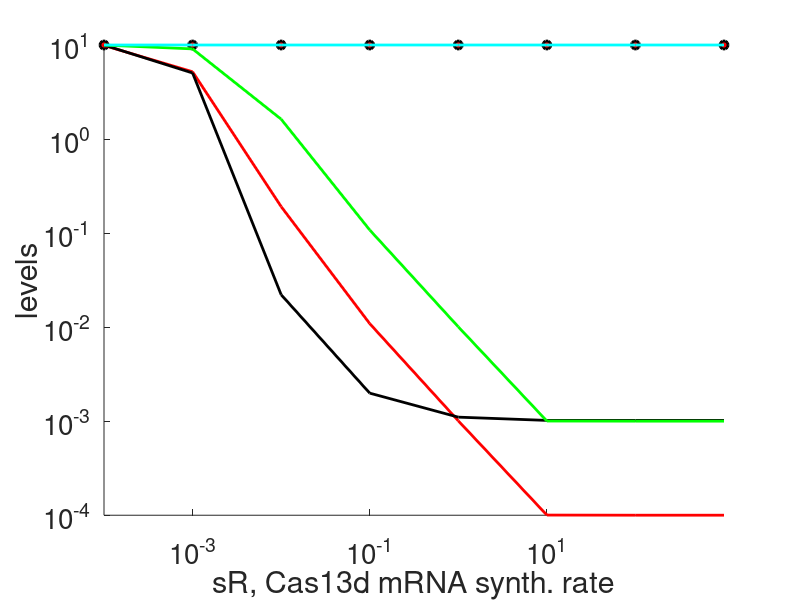

Recreate this plot in MATLAB. (Note: this script raises an error after producing the figure.)
clearvars;% close all;

%% Constants
sRrange=[0.0001 0.001 0.01 0.1 1 10 100 1000];  %Cas13d mRNA synthesis rate

plot_hill = true; %boolean operator, plot hill is true
plot_hf = true; %boolean operator, plot hf is true

sG=100;       %crRNA synthesis rate for model 1
gG=0.1;     %crRNA degradation rate for model 1
%sR=1;
gR=0.1;     %Cas13d mRNA degradation
sC=1;       %Cas13d protein synthesis rate
gC=0.01;    %Cas13d protein decay rate
gA=gC;      %activated Cas13d protein decay rate
gH=gC;      %hyperactivated Cas13d protein decay rate
sT=1;       %target RNA synthesis rate
gT=0.1;     %target RNA decay rate
sN=1;       %nontarget RNA synthesis rate
gN=0.1;     %nontarget RNA decay rate
a=1;        %Cas13d-crRNA bindng rate, complex activation
h=10;       %actCas13d-targetRNA bindng rate, complex hyperactivation
cT=10;      %set this to 0 to eliminate target cutting by hyperactive Cas13d
cN=10;
%c=10;       %targetRNA and nontargetRNA binding/cutting rate
gU=10*gR;   %unstable, poly(A)-less mRNA decay rate

T0=sT/gT*ones(size(sRrange)); %target RNA synthesis / target RNA decay should give steady state target RNA level.
N0=sN/gN*ones(size(sRrange));

%T0 tests for the steady state at different Cas13d mRNA synthesis rates.
%N0 tests for steady state of nontarget RNA

%% Constitutive guide
%% binding affinity * synthesis rate of crRNA * gG degradation rate * degradation rate * synthesis rate.
%% formation of Cas13d-crRNA complex * total degradation of both crRNA/Cas13d * binding interaction between cas13d  & rna.
C1t1=(a*sG + gG*gC - a*sC*sRrange/gR);
% binding rate * crRNA synthesis rate + decay * decay
C1t2=4*a*gC*gG*sC*sRrange/gR;

C1=( -C1t1 + sqrt(C1t1.^2 + C1t2) )/(2*a*gC);
G1=sG./(gG+a*C1);

h = 1;

eta1 = a.*C1.*G1;
T1t1 = h*eta1+gA*gT-sT*h;
T1t2 = 4*(cT*h*eta1*sT+sT*gA*gT*h); % cT instead of c?
T1t3 = 2*((cT*h*eta1/gA)+gT*h);
T1 = ( -T1t1 + sqrt(T1t1.^2 + T1t2) )./(T1t3);

A1 = eta1./(h*T1+gA);
H1 = h.*A1.*T1./gA;

% adding hill term if needed, and extra logic for cT == 0
if cT == 0 && plot_hill
    % BELOW: H=1
    T1_hill = [9.99001, 9.9001, 9.00112, 0.311317, 0.00111099, 0.000101332, 0.000101009, 0.000101009];
    N1_hill = [9.99004, 5.03247, 0.0200048, 0.00104302, 0.00101001, 0.00100991, 0.00100991, 0.00100991];

else
    cN1 = cN;
    N1 = sN ./ (gN+cN1.*H1);
    % MM for cT -> copy and pasted w/ help from Mathematica
    % BELOW: CT = 1, h = 1
    T1_hill = [9.89227, 5.19493, 0.191304, 0.0109042, 0.00100901, 0.000100407, 0.00010009, 0.00010009];
    % BELOW: h = 1, cn = 10, L = 10
    N1_hill = [9.99004, 5.03928, 0.0221257, 0.00198716, 0.00110395, 0.0010193, 0.00101927, 0.00101927];
end




% hfCas13d

T1t1_hf = (h/10)*eta1+gA*gT-sT*(h/10);
T1t2_hf = 4*((h/10)*(h/10)*eta1*sT+sT*gA*gT*(h/10)); % cT instead of c?
T1t3_hf = 2*(((h/10)*(h/10)*eta1/gA)+gT*(h/10));
T1_hf = ( -T1t1_hf + sqrt(T1t2_hf.^2 + T1t2_hf) )./(T1t3_hf);

A1_hf = eta1./((h/10)*T1_hf+gA);
H1_hf = (h/10).*A1_hf.*T1_hf./gA;
N1_hf = sN./(gN+0*H1_hf);

% hfCas13d_hill, using Mathematica (just adjusting rates as needed), eta is
% the same
T1_hfhill = [9.98041, 9.09167, 1.62626, 0.107975, 0.0100809, 0.00100398, 0.00100081, 0.00100081];
N1_hfhill = N0; % cN = 0

%% Coexpressed guide
%R2t1=( a*sC*sRrange/gU - a*gU*sRrange/gU - gR*gC);
R2t1=( a*sC*sRrange/gU - a*gU*sRrange/gU + gR*gC);
R2t2= 4*a*sRrange*gC*(sC-(sC-gU)*gR/gU) ;

R2=( -R2t1 + sqrt( R2t1.^2 + R2t2 ) )./( 2*a*( sC - (sC-gU)*gR/gU ) ) ;
%C2=(sRrange-gR*R2)/a./R2;
C2=(sRrange-gR*R2)./(a.*R2);
U2=(sRrange-gR*R2)./gU;

h = 10;

T2t1 = (gT*gA-h*sT+sRrange*h-gR*h*R2)*gH;
T2t2= 4*h*sT*gH*gA*(gT*gH+sRrange*cT-gR*cT*R2);

T2=( -T2t1 +sqrt(T2t1.^2+T2t2) )./( 2*h*(gT*gH+sRrange*cT-gR*cT*R2) );
A2=a*C2.*R2./(gA+h*T2);
H2=h*T2.*(sRrange-gR*R2)./(gH*gA+h*gH*T2);


eta2 = a.*C2.*R2;
% adding hill term if needed, and extra logic for cT == 0
if cT == 0 && plot_hill
    T2_hill = [9.99962, 9.9927, 9.90952, 9.03123, 0.160721, 0.000111501, 0.0000101112, 1.00132*10^-6];
    N2_hill = [10., 10., 9.9926, 5.26111, 0.0206188, 0.0199605, 0.0199602, 0.01996];
else
    cN2 = cN;
    N2 = sN ./ (gN+cN2.*H2);
    % MM for cT -> copy and pasted w/ help from Mathematica
    % BELOW: CT=10,h=10
    T2_hill = [9.99816, 9.49092, 1.16635, 0.0204198, 0.00110339, 0.000101231, 0.0000100191, 1.00041*10^-6];
    % BELOW: h = 10, cn = 1, L = 100
    N2_hill = [10., 10., 9.99262, 5.61387, 0.0898242, 0.0238518, 0.0203252, 0.0199963];

end

% hfCas13d

T2t1_hf = (gT*gA-(h/10)*sT+sRrange*(h/10)-gR*(h/10)*R2)*gH;
T2t2_hf= 4*(h/10)*sT*gH*gA*(gT*gH+sRrange*(h/10)-gR*(h/10)*R2);

T2_hf=( -T2t1_hf +sqrt(T2t1_hf.^2+T2t2_hf) )./( 2*(h/10)*(gT*gH+sRrange*(h/10)-gR*(h/10)*R2) );
A2_hf=a*C2.*R2./(gA+(h/10)*T2_hf);
H2_hf=(h/10)*T2_hf.*(sRrange-gR*R2)./(gH*gA+(h/10)*gH*T2_hf);
N2_hf=sN./(gN+0*H2_hf);

% hfCas13d_hill, using Mathematica (just adjusting rates as needed), eta is
% the same
T2_hfhill = [9.99947,9.94025,5.6681,0.200425,0.0110229,0.00101222,0.00010019,0.0000100041];

%% Plotting
figure;hold on;

% NOTE: Plotting structure is a tad messy, comment out the plot calls
% accordingly to get desired plots

plot(sRrange,T0,'r.','LineWidth',2,'MarkerSize',20);
plot(sRrange,N0,'ko','LineWidth',2);
if plot_hill
    plot(sRrange,T1_hill,'r','LineWidth',2);
    plot(sRrange,N1_hill,'k','LineWidth',2);
    %plot(sRrange,T2_hill,'r--','LineWidth',2);
    %plot(sRrange,N2_hill,'k--','LineWidth',2);
    if plot_hf
    plot(sRrange,T1_hfhill,'g','LineWidth',2);
    plot(sRrange,N1_hf,'c','LineWidth',2);
    %plot(sRrange,T2_hfhill,'g--','LineWidth',2);
    %plot(sRrange,N2_hf,'c--','LineWidth',2);
    end
else
    plot(sRrange,T1,'r','LineWidth',2);
    plot(sRrange,N1,'k','LineWidth',2);
    plot(sRrange,T2,'r--','LineWidth',2);
    plot(sRrange,N2,'k--','LineWidth',2);
    if plot_hf
    plot(sRrange,T1_hf,'g','LineWidth',2);
    plot(sRrange,N1_hf,'c','LineWidth',2);
    plot(sRrange,T2_hf,'g--','LineWidth',2);
    plot(sRrange,N2_hf,'c--','LineWidth',2);
    end
end
set(gca,'FontSize',20,'XScale','log','YScale','Log','XTick',[0.001 0.1 10])
xlabel('sR, Cas13d mRNA synth. rate');ylabel('levels');
%legend({'T0','T1','T2'},'Location','SW');
legend({'T0','N0','T1','N1','T1\_hf','N1\_hf'},'Location','SW')
%legend({'T0','N0','T1','N1','T2','N2'},'Location','SW')





